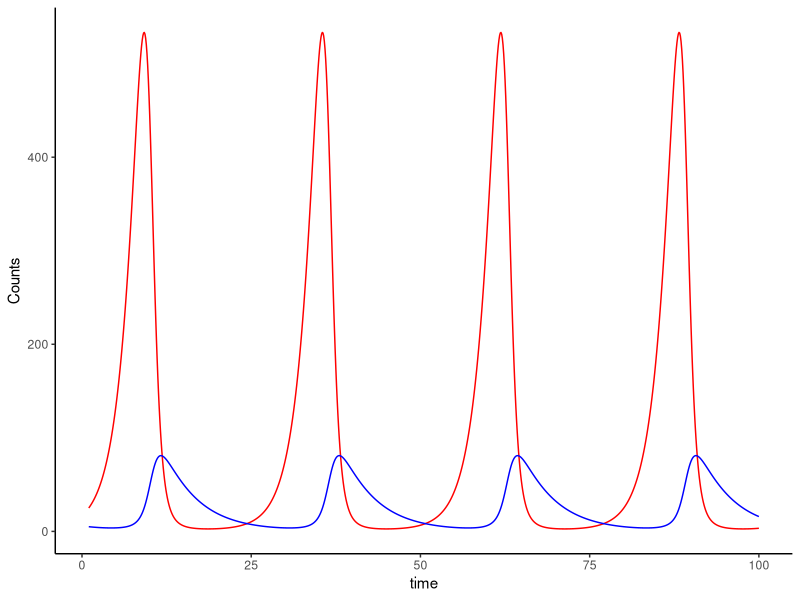
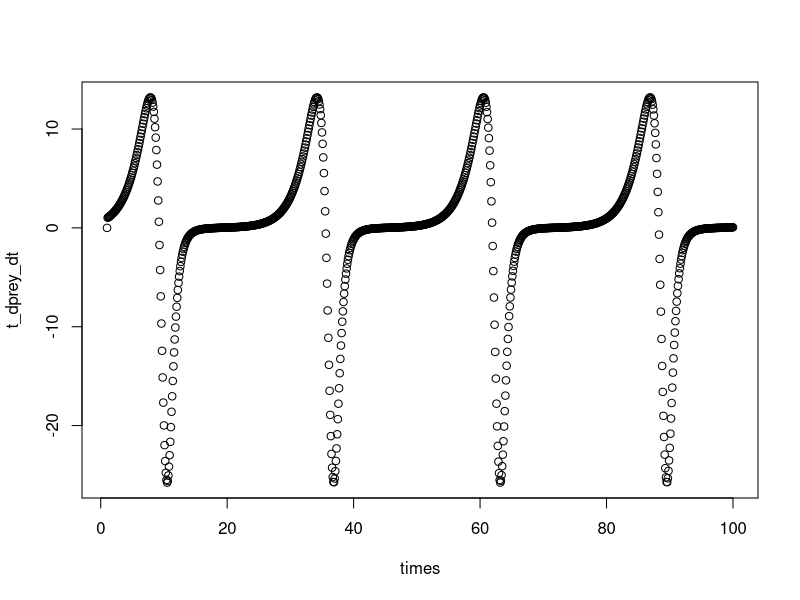
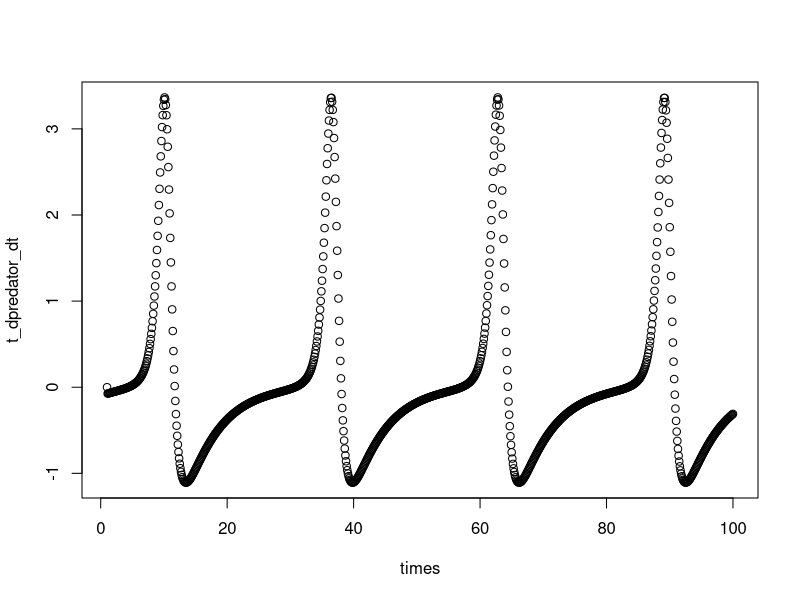
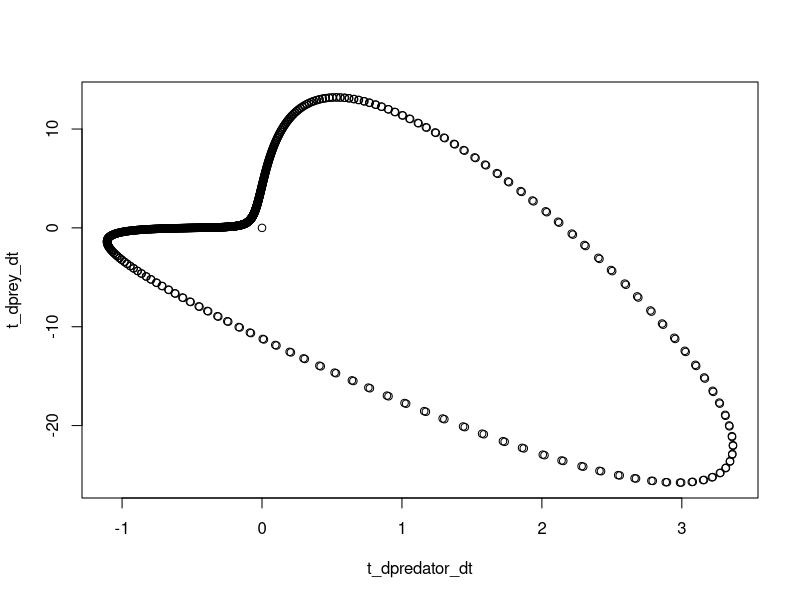
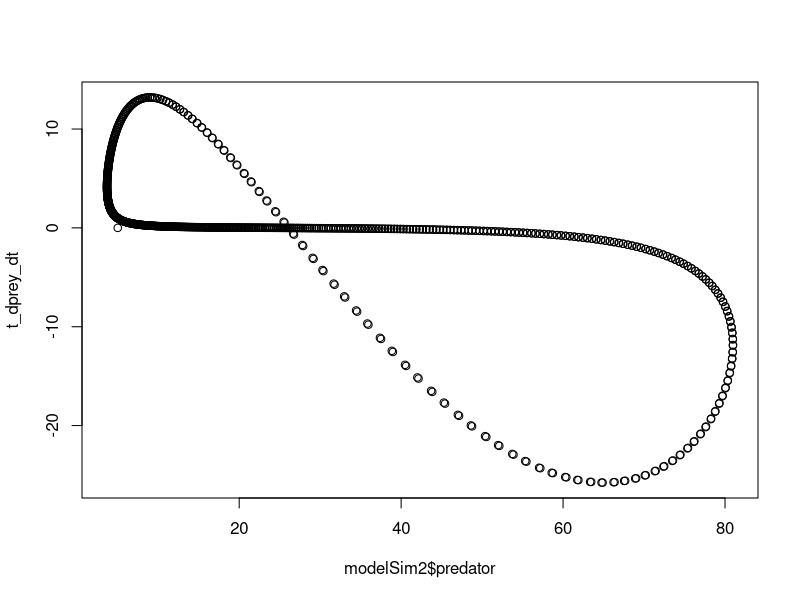
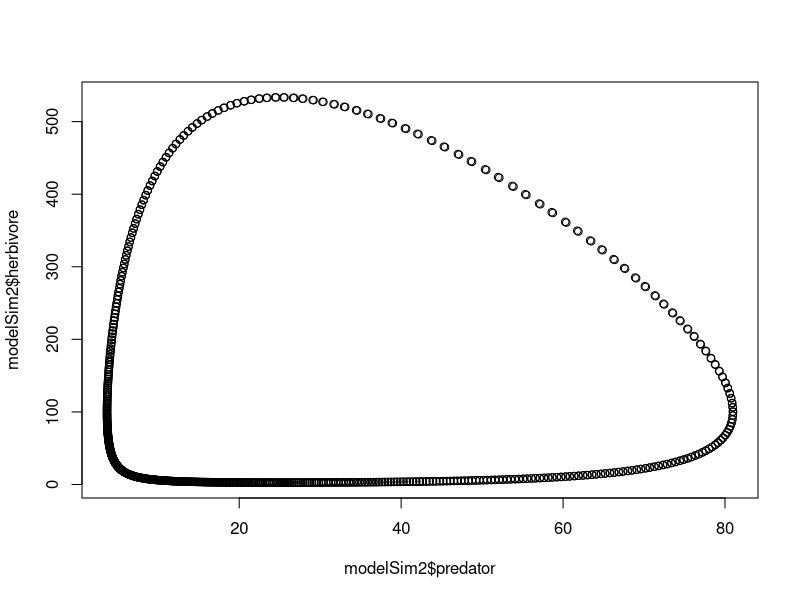
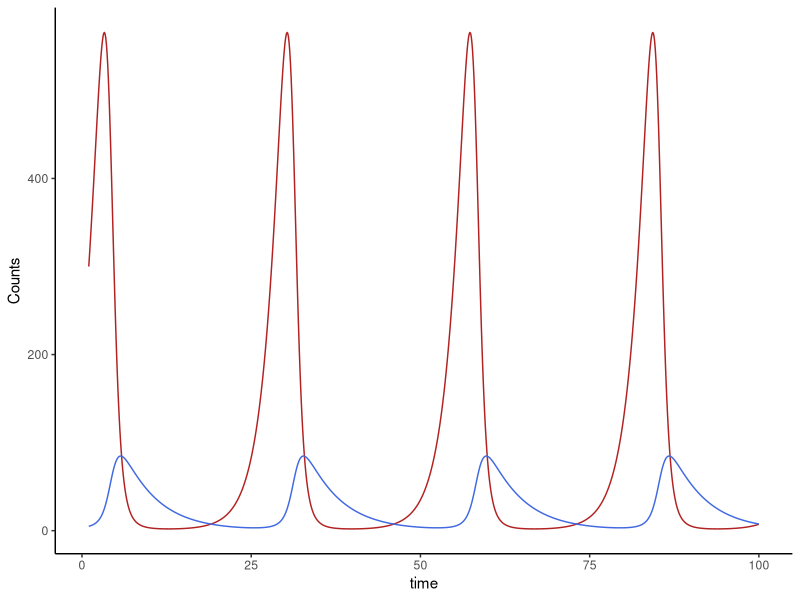
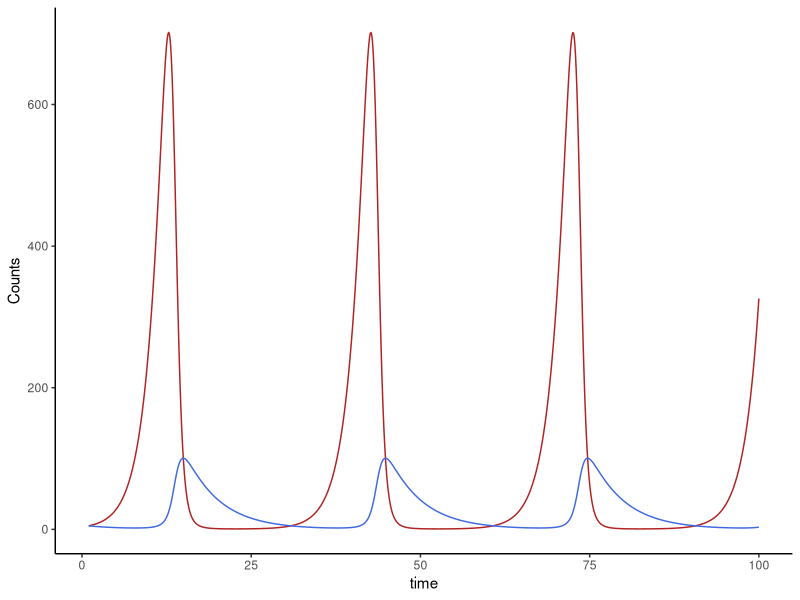

The R script that drew these images, in order: (Note: this script raises an error after producing the figures.)
## ---- chunk 1

library(deSolve)
library(ggplot2)

predPreySim<-function(t,y,p){
  herbivore=y[1]
  carnivore=y[2]
  h_birthrate=p[1]
  c_attackrate=p[2]
  h_c_efficiency=p[3]
  c_death=p[4]
  dHerb_dt=(h_birthrate*herbivore)-(c_attackrate*carnivore*herbivore)
  dCarn_dt=(h_c_efficiency*c_attackrate*carnivore*herbivore)-(c_death*carnivore)
  return(list(c(dHerb_dt,dCarn_dt)))
}


y = c(25,5)
p = c(0.5,0.02,0.1,0.2)
times=seq(from=1,to=100,by=0.1)

modelSim=ode(y=y,times=times,func=predPreySim,parms=p)
colnames(modelSim)[2] <- "herbivore"
colnames(modelSim)[3] <- "predator"
modelSim2 <- as.data.frame(modelSim)
ggplot(data=modelSim2,aes(x=time)) + geom_line(aes(y=herbivore), colour="red") + geom_line(aes(y=predator),colour="blue")+theme_classic()+ylab("Counts")

## ---- chunk 2

dprey_dt = c(0)
for(i in 2:length(modelSim[,2])){
  dprey_dt <- c(dprey_dt,modelSim[i,2]-modelSim[i-1,2])
}
t_dprey_dt <- t(dprey_dt)
plot(x=times, y=t_dprey_dt)

## ---- chunk 3

dpredator_dt = c(0)
for(i in 2:length(modelSim[,3])){
  dpredator_dt <- c(dpredator_dt,modelSim[i,3]-modelSim[i-1,3])
}
t_dpredator_dt <- t(dpredator_dt)
plot(x=times, y=t_dpredator_dt)

## ---- chunk 4
plot(x=t_dpredator_dt, y=t_dprey_dt)
## ---- chunk 5
plot(x=modelSim2$predator, y=t_dprey_dt)
## ---- chunk 6
plot(x=modelSim2$predator, y=modelSim2$herbivore)
## ---- chunk 7

which(modelSim[,2]>round(max(modelSim[,2])))

## ---- chunk 8

min(modelSim[,2])

  
## ---- chunk 9

max(modelSim[,3])

## ---- chunk 10

min(modelSim[,3])

## ---- chunk 11
y = c(300,5)
p = c(0.5,0.02,0.1,0.2)
times=seq(from=1,to=100,by=0.1)

modelSim=ode(y=y,times=times,func=predPreySim,parms=p)
colnames(modelSim)[2] <- "herbivore"
colnames(modelSim)[3] <- "predator"
modelSim2 <- as.data.frame(modelSim)
ggplot(data=modelSim2) + geom_line(aes(x=time,y=herbivore),color="firebrick")+geom_line(aes(x=time,y=predator),color="royalblue")+theme_classic()+ylab("Counts")
## ---- chunk 12

max(modelSim[,2])

## ---- chunk 13

max(modelSim[,3])

## ---- chunk 14
y = c(5,5)
p = c(0.5,0.02,0.1,0.2)
times=seq(from=1,to=100,by=0.1)

modelSim=ode(y=y,times=times,func=predPreySim,parms=p)
colnames(modelSim)[2] <- "herbivore"
colnames(modelSim)[3] <- "predator"
modelSim2 <- as.data.frame(modelSim)
ggplot(data=modelSim2) + geom_line(aes(x=time,y=herbivore),color="firebrick")+geom_line(aes(x=time,y=predator),color="royalblue")+theme_classic()+ylab("Counts")
## ---- chunk 15

which(modelSim[,2]>round(max(modelSim[,2]-1)))

## ---- chunk 16

max(modelSim[,2])

## ---- chunk 17

max(modelSim[,3])

## ---- chunk 18
y = c(25,5)
p = c(0.08,0.02,0.1,0.2)
times=seq(from=1,to=200,by=0.1)

modelSim=ode(y=y,times=times,func=predPreySim,parms=p)
colnames(modelSim)[2] <- "herbivore"
colnames(modelSim)[3] <- "predator"
modelSim2 <- as.data.frame(modelSim)
ggplot(data=modelSim2) + geom_line(aes(x=time,y=herbivore),color="firebrick")+geom_line(aes(x=time,y=predator),color="royalblue")+theme_classic()+ylab("Counts")
## ---- chunk 19
y = c(25,5)
p = c(0.8,0.02,0.1,0.2)
times=seq(from=1,to=100,by=0.1)

modelSim=ode(y=y,times=times,func=predPreySim,parms=p)
colnames(modelSim)[2] <- "herbivore"
colnames(modelSim)[3] <- "predator"
modelSim2 <- as.data.frame(modelSim)
ggplot(data=modelSim2) + geom_line(aes(x=time,y=herbivore),color="firebrick")+geom_line(aes(x=time,y=predator),color="royalblue")+theme_classic()+ylab("Counts")
## ---- chunk 20
y = c(25,5)
p = c(0.5,0.1,0.1,0.2)
times=seq(from=1,to=100,by=0.1)

modelSim=ode(y=y,times=times,func=predPreySim,parms=p)
colnames(modelSim)[2] <- "herbivore"
colnames(modelSim)[3] <- "predator"
modelSim2 <- as.data.frame(modelSim)
ggplot(data=modelSim2) + geom_line(aes(x=time,y=herbivore),color="firebrick")+geom_line(aes(x=time,y=predator),color="royalblue")+theme_classic()+ylab("Counts")
## ---- chunk 21
y = c(25,5)
p = c(0.5,0.001,0.1,0.2)
times=seq(from=1,to=100,by=0.1)

modelSim=ode(y=y,times=times,func=predPreySim,parms=p)
colnames(modelSim)[2] <- "herbivore"
colnames(modelSim)[3] <- "predator"
modelSim2 <- as.data.frame(modelSim)
ggplot(data=modelSim2) + geom_line(aes(x=time,y=herbivore),color="firebrick")+geom_line(aes(x=time,y=predator),color="royalblue")+theme_classic()+ylab("Counts")
## ---- chunk 22
y = c(25,5)
p = c(0.5,0.02,0.5,0.2)
times=seq(from=1,to=100,by=0.1)

modelSim=ode(y=y,times=times,func=predPreySim,parms=p)
colnames(modelSim)[2] <- "herbivore"
colnames(modelSim)[3] <- "predator"
modelSim2 <- as.data.frame(modelSim)
ggplot(data=modelSim2) + geom_line(aes(x=time,y=herbivore),color="firebrick")+geom_line(aes(x=time,y=predator),color="royalblue")+theme_classic()+ylab("Counts")
## ---- chunk 23
y = c(25,5)
p = c(0.5,0.02,0.02,0.2)
times=seq(from=1,to=100,by=0.1)

modelSim=ode(y=y,times=times,func=predPreySim,parms=p)
colnames(modelSim)[2] <- "herbivore"
colnames(modelSim)[3] <- "predator"
modelSim2 <- as.data.frame(modelSim)
ggplot(data=modelSim2) + geom_line(aes(x=time,y=herbivore),color="firebrick")+geom_line(aes(x=time,y=predator),color="royalblue")+theme_classic()+ylab("Counts")
## ---- chunk 24
summary(modelSim)
## ---- chunk 25
y = c(25,5)
p = c(0.5,0.02,0.1,0.5)
times=seq(from=1,to=100,by=0.1)

modelSim=ode(y=y,times=times,func=predPreySim,parms=p)
colnames(modelSim)[2] <- "herbivore"
colnames(modelSim)[3] <- "predator"
modelSim2 <- as.data.frame(modelSim)
ggplot(data=modelSim2) + geom_line(aes(x=time,y=herbivore),color="firebrick")+geom_line(aes(x=time,y=predator),color="royalblue")+theme_classic()+ylab("Counts")
## ---- chunk 26
y = c(25,5)
p = c(0.5,0.02,0.1,0.02)
times=seq(from=1,to=1000,by=0.1)

modelSim=ode(y=y,times=times,func=predPreySim,parms=p)
colnames(modelSim)[2] <- "herbivore"
colnames(modelSim)[3] <- "predator"
modelSim2 <- as.data.frame(modelSim)
ggplot(data=modelSim2) + geom_line(aes(x=time,y=herbivore),color="firebrick",show.legend = TRUE)+geom_line(aes(x=time,y=predator),color="royalblue",show.legend = TRUE)+theme_classic()+ylab("Counts")

ggplot(data=modelSim2, aes=(herbivore
                            
                            
                            
                            
                            )) + geom_line(aes(herbivore,predator),color=c("firebrick","royalblue"))+theme_classic()+ylab("Counts")
